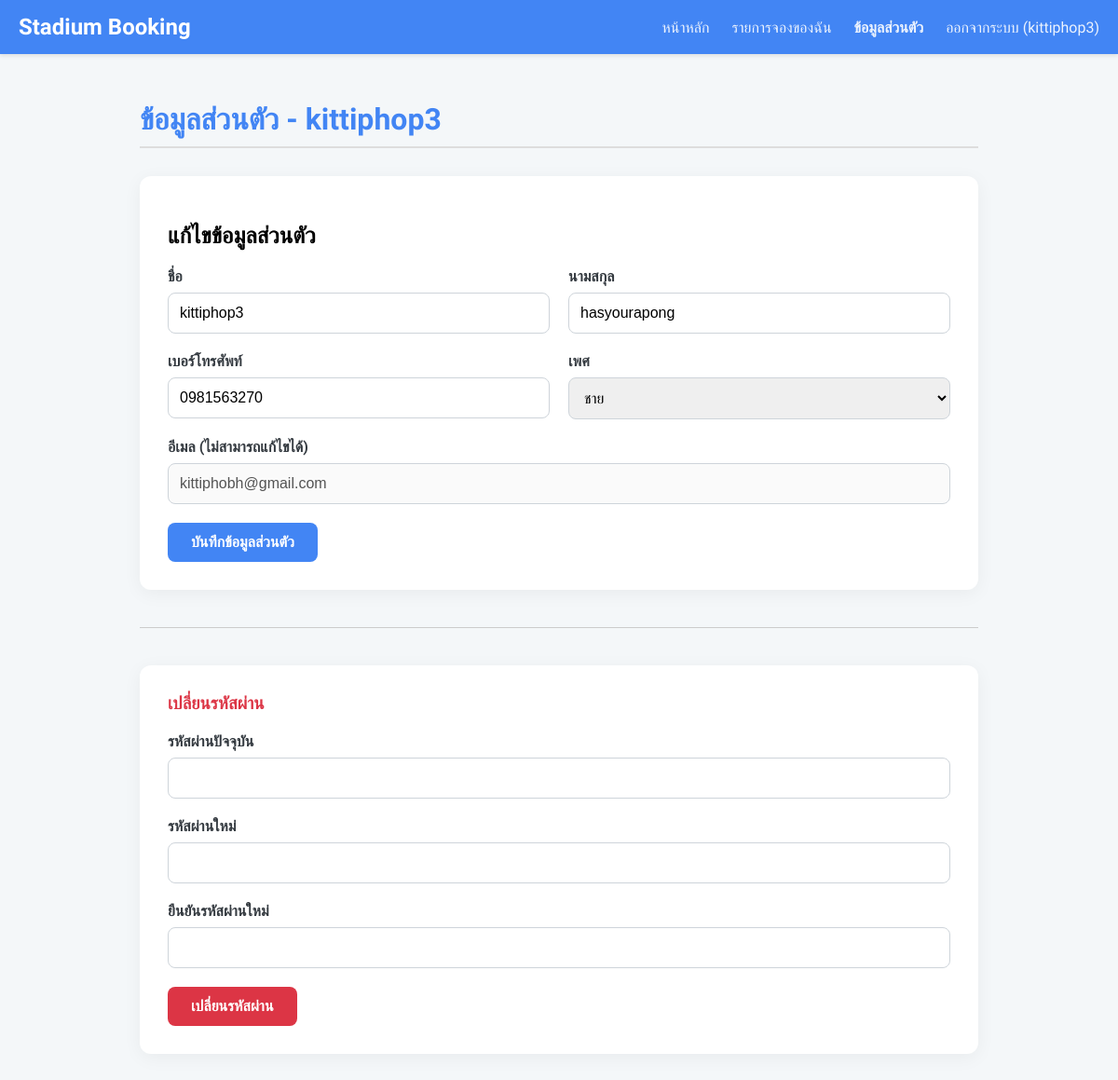
Page /profile.php (signed in) on the committed database.
### tables this page shows
CREATE TABLE `members` (
  `member_id` int(11) NOT NULL,
  `username` varchar(50) NOT NULL,
  `first_name` varchar(50) NOT NULL,
  `last_name` varchar(50) NOT NULL,
  `gender` enum('male','female','other') DEFAULT NULL,
  `email` varchar(100) NOT NULL,
  `password_hash` varchar(100) NOT NULL,
  `phone` varchar(20) DEFAULT NULL,
  `created_at` timestamp NOT NULL DEFAULT current_timestamp(),
  `updated_at` timestamp NOT NULL DEFAULT current_timestamp() ON UPDATE current_timestamp()
);

### profile.php (the view, shortened to what this page needs)
<?php
include("dpconnect.php");
$member_id = $_SESSION['member_id'];
$sql_member = "SELECT first_name, last_name, email, phone, gender FROM members WHERE member_id = '$member_id'";
$result_member = mysqli_query($conn, $sql_member);
$member_data = mysqli_fetch_assoc($result_member);
$current_user_name = $member_data['first_name'] ?? '';
?>
<!DOCTYPE html>
<html lang="th">
<head>
</head>
<body>
    <div class="navbar">
        <h2>Stadium Booking</h2>
        <div>
            <a href="index.php">หน้าหลัก</a>
            <a href="my_bookings.php">รายการจองของฉัน</a>
            <a href="profile.php" style="font-weight: 700;">ข้อมูลส่วนตัว</a>
            <a href="logout.php">ออกจากระบบ (<?= htmlspecialchars($current_user_name) ?>)</a>
        </div>
    </div>
    <div class="container">
        <h1>ข้อมูลส่วนตัว - <?= htmlspecialchars($current_user_name) ?></h1>
        <div class="profile-card">
            <h2>แก้ไขข้อมูลส่วนตัว</h2>
            <form method="POST" action="profile.php">
                <div class="form-row">
                    <div class="form-group">
                        <label for="first_name">ชื่อ</label>
                        <input type="text" id="first_name" name="first_name"
                               value="<?= htmlspecialchars($member_data['first_name'] ?? '') ?>" required>
                    </div>
                    <div class="form-group">
                        <label for="last_name">นามสกุล</label>
                        <input type="text" id="last_name" name="last_name"
                               value="<?= htmlspecialchars($member_data['last_name'] ?? '') ?>" required>
                    </div>
                </div>
                <div class="form-row">
                    <div class="form-group">
                        <label for="phone">เบอร์โทรศัพท์</label>
                        <input type="text" id="phone" name="phone"
                               value="<?= htmlspecialchars($member_data['phone'] ?? '') ?>">
                    </div>
                    <div class="form-group">
                        <label for="gender">เพศ</label>
                        <select id="gender" name="gender" required>
                            <option value="MALE" <?= ($member_data['gender'] ?? '') == 'MALE' ? 'selected' : '' ?>>ชาย</option>
                        </select>
                    </div>
                </div>
                <div class="form-group">
                    <label for="email">อีเมล (ไม่สามารถแก้ไขได้)</label>
                    <input type="email" id="email" name="email"
                           value="<?= htmlspecialchars($member_data['email'] ?? '') ?>" disabled>
                </div>
                <button type="submit" class="submit-btn">บันทึกข้อมูลส่วนตัว</button>
            </form>
        </div>
        <hr style="border: 0; height: 1px; background: #ccc; margin: 40px 0;">
        <div class="profile-card change-password-section">
            <h3>เปลี่ยนรหัสผ่าน</h3>
            <form method="POST" action="profile.php">
                <div class="form-group">
                    <label for="current_password">รหัสผ่านปัจจุบัน</label>
                    <input type="password" id="current_password" name="current_password" required>
                </div>
                <div class="form-group">
                    <label for="new_password">รหัสผ่านใหม่</label>
                    <input type="password" id="new_password" name="new_password" required>
                </div>
                <div class="form-group">
                    <label for="confirm_password">ยืนยันรหัสผ่านใหม่</label>
                    <input type="password" id="confirm_password" name="confirm_password" required>
                </div>
                <button type="submit" class="submit-btn red-btn">เปลี่ยนรหัสผ่าน</button>
            </form>
        </div>
    </div>
</body>
</html>

### profile.php (style rules this page uses)
body { font-family: 'Sarabun', sans-serif; background-color: #f4f7f9; margin: 0; padding: 0; }
.navbar { background: #4285f4; color: #fff; padding: 15px 20px; box-shadow: 0 2px 4px rgba(0,0,0,0.1); display: flex; justify-content: space-between; align-items: center; }
.navbar h2 { margin: 0; font-size: 24px; }
.navbar a { color: #fff; margin-left: 20px; text-decoration: none; font-weight: 500; opacity: 0.9; transition: opacity 0.3s; }
.container { padding: 30px; max-width: 900px; margin: auto; }
h1 { color: #4285f4; margin-bottom: 30px; border-bottom: 2px solid #ddd; padding-bottom: 10px; }
.profile-card { background-color: #fff; padding: 30px; border-radius: 12px; box-shadow: 0 4px 20px rgba(0,0,0,0.05); margin-bottom: 30px; }
.change-password-section h3 { color: #dc3545; margin-top: 0; margin-bottom: 20px; }
.form-group { margin-bottom: 20px; }
.form-group label { display: block; margin-bottom: 8px; font-weight: 600; color: #343a40; }
.form-group input, .form-group select { width: 100%; padding: 12px; border: 1px solid #ced4da; border-radius: 8px; box-sizing: border-box; font-size: 16px; }
.form-row { display: flex; gap: 20px; }
.form-row > .form-group { flex: 1; }
.submit-btn { background-color: #4285f4; color: white; padding: 12px 25px; border: none; border-radius: 8px; cursor: pointer; font-size: 16px; font-weight: 600; transition: background-color 0.3s; }
.submit-btn.red-btn { background-color: #dc3545; }

### rows in the picture
members: first_name "kittiphop3", last_name "hasyourapong", phone "0981563270", email "kittiphobh@gmail.com"
